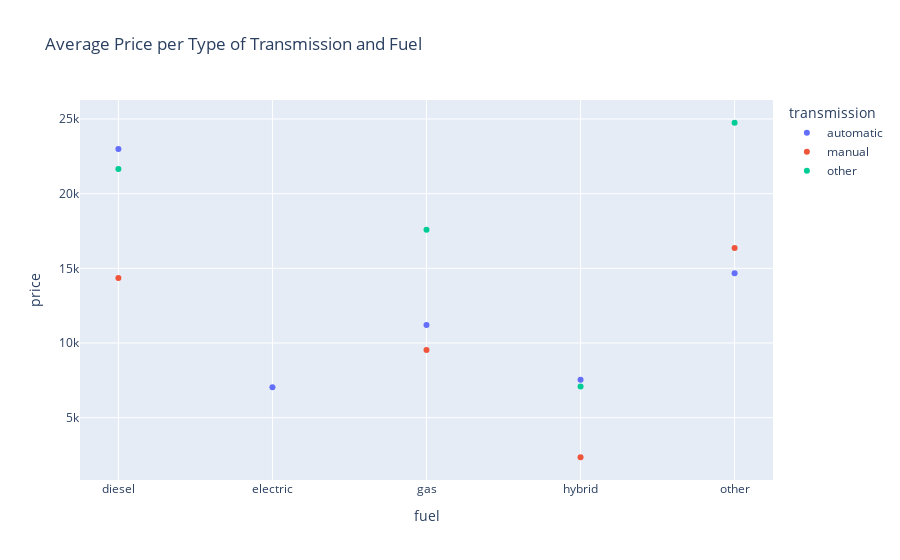

The cell this chart's notebook holds for it:
### Code cell
car_fuel_transmission = car_fuel_transmission.reset_index().rename(columns={0: 'price'})
#price_fuel = car_data.groupby('fuel')['price'].mean()
car_fuel_scatter = px.scatter(car_fuel_transmission,
                              x='fuel',
                              y='price',
                              color='transmission',
                              labels={
                                'value': 'Average Price',
                                'index': 'Transmission Type'},                              
                              title='Average Price per Type of Transmission and Fuel')
car_fuel_scatter.show()

### Figure 1 — Plotly figure (JSON) as saved in the notebook; plotly's stock layout.template omitted (floating-point values rounded to 4 significant figures)
{"data": [{"hovertemplate": "transmission=automatic<br>fuel=%{x}<br>price=%{y}<extra></extra>", "legendgroup": "automatic", "marker": {"color": "#636efa", "symbol": "circle"}, "mode": "markers", "name": "automatic", "orientation": "v", "showlegend": true, "type": "scatter", "x": ["diesel", "electric", "gas", "hybrid", "other"], "xaxis": "x", "y": [22990.0, 7034.0, 11210.0, 7537.0, 14660.0], "yaxis": "y"}, {"hovertemplate": "transmission=manual<br>fuel=%{x}<br>price=%{y}<extra></extra>", "legendgroup": "manual", "marker": {"color": "#EF553B", "symbol": "circle"}, "mode": "markers", "name": "manual", "orientation": "v", "showlegend": true, "type": "scatter", "x": ["diesel", "gas", "hybrid", "other"], "xaxis": "x", "y": [14340.0, 9524.0, 2350, 16370.0], "yaxis": "y"}, {"hovertemplate": "transmission=other<br>fuel=%{x}<br>price=%{y}<extra></extra>", "legendgroup": "other", "marker": {"color": "#00cc96", "symbol": "circle"}, "mode": "markers", "name": "other", "orientation": "v", "showlegend": true, "type": "scatter", "x": ["diesel", "gas", "hybrid", "other"], "xaxis": "x", "y": [21650.0, 17580.0, 7085, 24750.0], "yaxis": "y"}], "layout": {"legend": {"title": {"text": "transmission"}, "tracegroupgap": 0}, "title": {"text": "Average Price per Type of Transmission and Fuel"}, "xaxis": {"anchor": "y", "domain": [0, 1], "title": {"text": "fuel"}}, "yaxis": {"anchor": "x", "domain": [0, 1], "title": {"text": "price"}}}}
